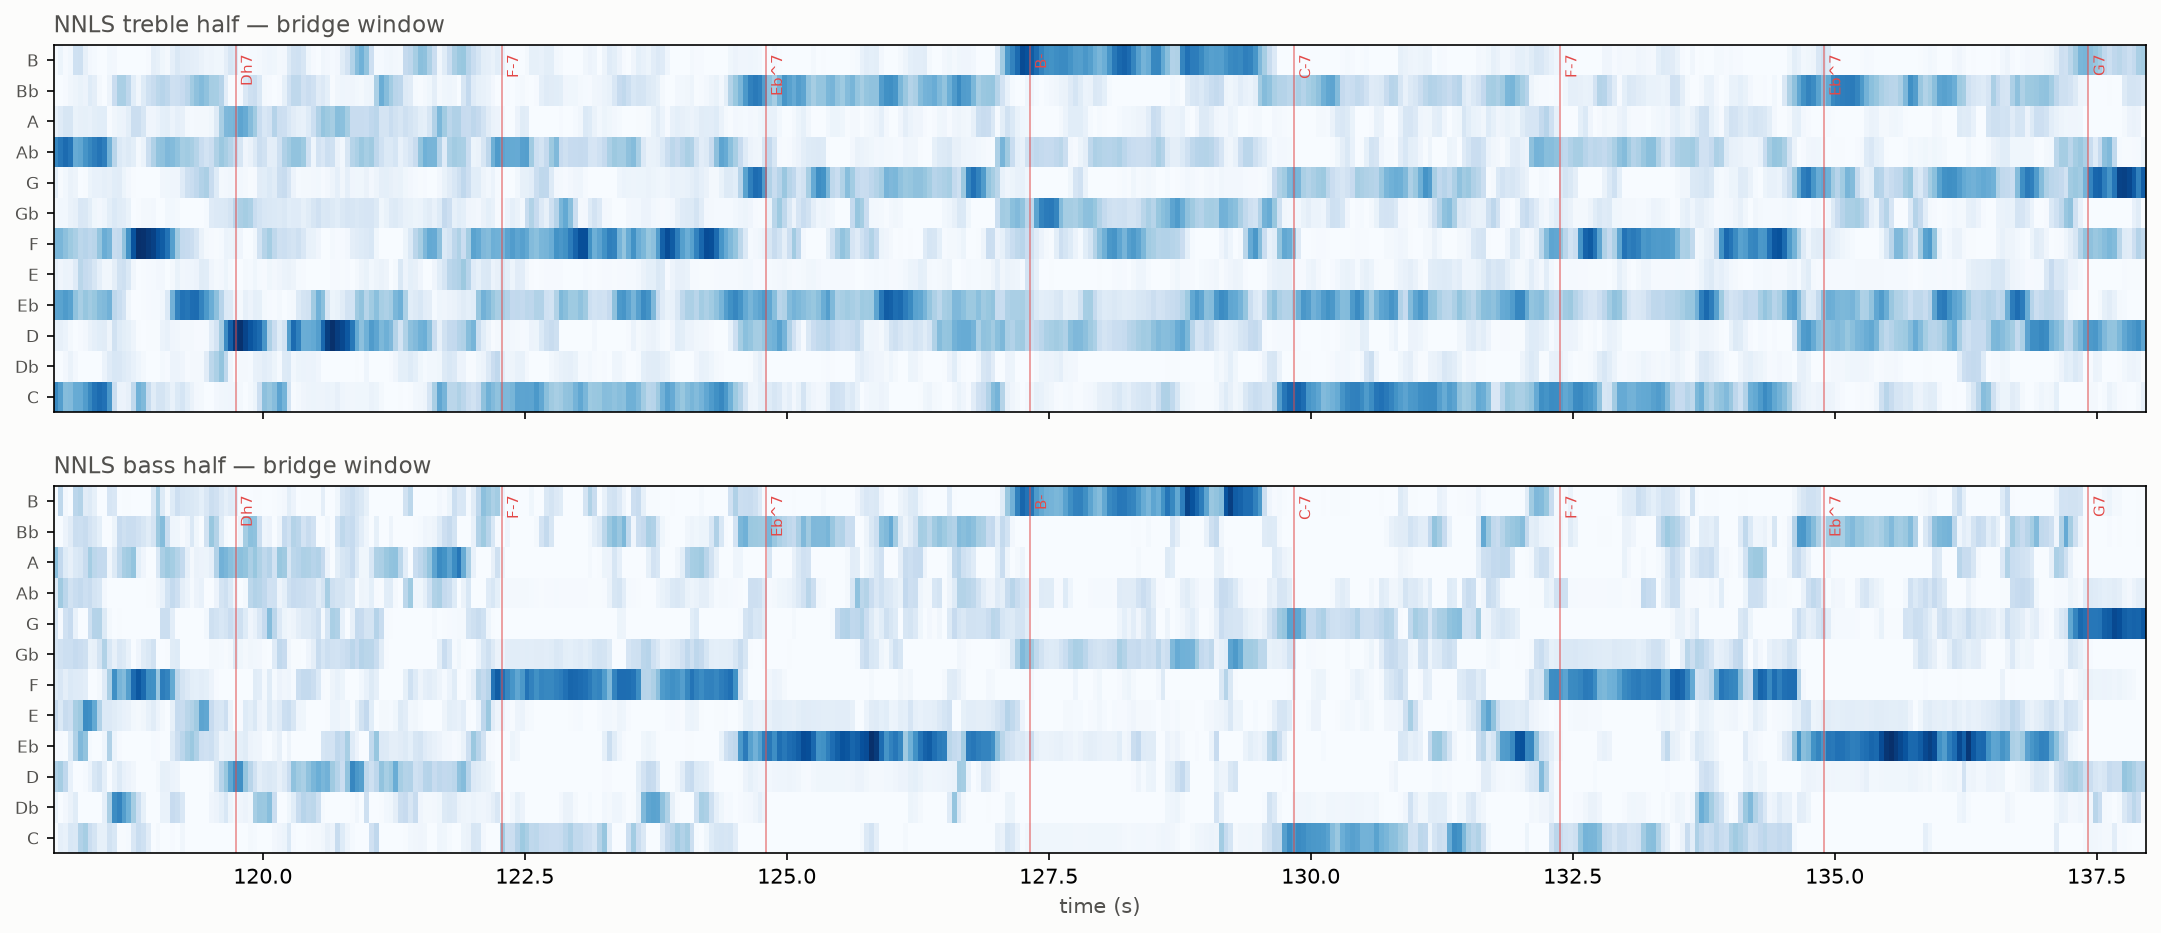

Reproduce this figure in Python.
"""Why does the chart hear B- at ~127s where Louis's ear says G? (bridge diag)

Prints per-chord treble/bass top pitch classes around the bridge and renders
a frame-level chroma heatmap (treble + bass halves) for 118-138s with chord
boundaries, so the mechanism is visible.

Usage:  .venv/bin/python scratchpad/b_minor_bridge_diag.py
"""

from __future__ import annotations

import sys
from pathlib import Path

import matplotlib

matplotlib.use("Agg")
import matplotlib.pyplot as plt
import numpy as np

REPO = Path(__file__).resolve().parent.parent
sys.path.insert(0, str(REPO))
sys.path.insert(0, str(REPO / "scratchpad"))

from colour_hmm_this_love import (  # noqa: E402
    AUDIO, PC_FLAT, ROLL, chord_name, load_chart_chords,
)
from harmonia.models import nnls_features as nf  # noqa: E402

INK2, GRID, SURFACE = "#52514e", "#e1e0d9", "#fcfcfb"
T0, T1 = 118.0, 138.0


def main() -> None:
    arr, times = nf.extract_bothchroma(AUDIO)
    chords = load_chart_chords()

    print("chords in the bridge window:")
    for i, ch in enumerate(chords):
        if ch["t1"] < T0 or ch["t0"] > T1:
            continue
        sel = (times >= ch["t0"]) & (times < ch["t1"])
        seg = arr[sel].mean(0)
        bass = np.roll(seg[:12], ROLL)
        treb = np.roll(seg[12:], ROLL)
        bass = bass / max(bass.sum(), 1e-9)
        treb = treb / max(treb.sum(), 1e-9)
        tt = ", ".join(f"{PC_FLAT[p]} {treb[p]:.2f}" for p in np.argsort(treb)[::-1][:4])
        bb = ", ".join(f"{PC_FLAT[p]} {bass[p]:.2f}" for p in np.argsort(bass)[::-1][:4])
        print(f"  #{i:3d} {chord_name(ch):6s} {ch['t0']:6.1f}-{ch['t1']:6.1f}s  "
              f"treble[{tt}]  bass[{bb}]")

    lab = REPO / "data/cache/musx_infer/maroon_5_this_love_submission.lab"
    if lab.exists():
        print("\nmusx second opinion (window):")
        for line in lab.read_text().splitlines():
            p = line.split()
            if len(p) >= 3 and float(p[1]) > T0 and float(p[0]) < T1:
                print(f"  {float(p[0]):7.2f} {float(p[1]):7.2f}  {p[2]}")

    sel = (times >= T0) & (times <= T1)
    tw = times[sel]
    treb = np.stack([np.roll(f[12:], ROLL) for f in arr[sel]]).T  # (12, T)
    bass = np.stack([np.roll(f[:12], ROLL) for f in arr[sel]]).T

    fig, axes = plt.subplots(2, 1, figsize=(18, 7), sharex=True)
    fig.patch.set_facecolor(SURFACE)
    for ax, M, name in ((axes[0], treb, "treble half"), (axes[1], bass, "bass half")):
        ax.imshow(M, aspect="auto", origin="lower", cmap="Blues",
                  extent=[tw[0], tw[-1], -0.5, 11.5])
        ax.set_yticks(range(12))
        ax.set_yticklabels(PC_FLAT, fontsize=8, color=INK2)
        ax.set_title(f"NNLS {name} — bridge window", color=INK2, loc="left",
                     fontsize=11)
        for ch in chords:
            if T0 <= ch["t0"] <= T1:
                ax.axvline(ch["t0"], color="#e34948", lw=0.8, alpha=0.6)
                ax.text(ch["t0"] + 0.05, 11.2, chord_name(ch), fontsize=7,
                        color="#e34948", rotation=90, va="top")
    axes[1].set_xlabel("time (s)", color=INK2)
    out = REPO / "scratchpad" / "b_minor_bridge_diag.png"
    fig.savefig(out, dpi=150, bbox_inches="tight", facecolor=SURFACE)
    print(f"\nwrote {out}")


if __name__ == "__main__":
    main()
